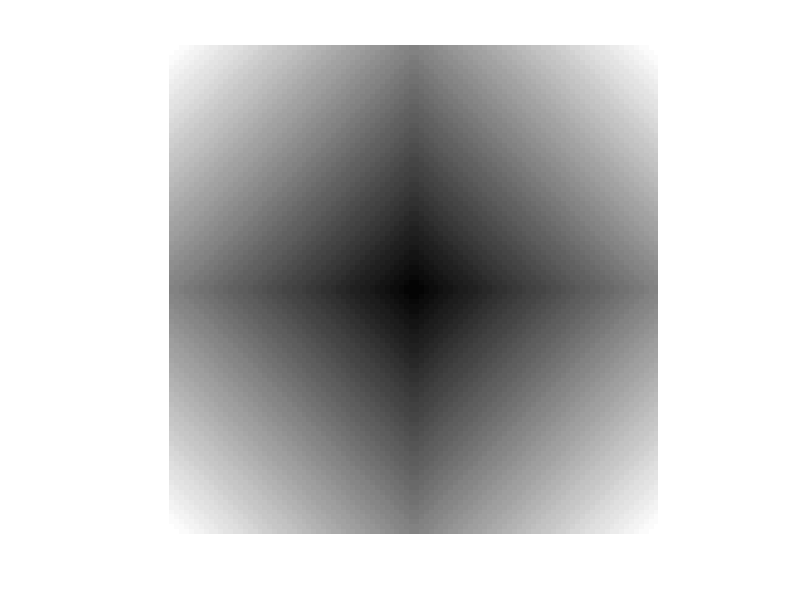

This figure's MATLAB source:
clc;
clear;
close all;

% Author : Akide Liu 
% Date : 21 / 03 / 2020 
% License and copyright notice: GNU General Public License v3.0 
% https://github.com/AkideLiu/Matlab/blob/master/LICENSE

% Description : This script that uses nested loops to create a 100 by 100 element 2D array representing an image that shades from white at the image edges to black in the image centre 


% make a 2d array of values.
% set up an empty array
imageData = [];
imSize = 100;
numRows = imSize;
numCols = imSize;

% populate using a nested loop

% following vector created from 100/2 to 1 decreasing step by 1 , then from 1 to  100/2 increaseing step by 1.
for row = [(numRows/2:-1:1) , (1:numRows/2)]
    % empty vector for row
    imageRow = [];

    % following vector created from 100/2 to 1 decreasing step by 1 , then from 1 to  100/2 increaseing step by 1.
    for col = [(numCols/2:-1:1) , (1:numCols/2)]
        % make a pixel val in 0..1
        pixelVal = (col+row)/(imSize);
        % add value for pixel
        imageRow = [imageRow pixelVal];
    end
    imageData = [imageData; imageRow];
end



% display as an image
imshow(imageData);

% save as an image
imwrite(imageData, 'test5.png');

% load an image
newImageData = imread('test5.png');
whos newImageData;
